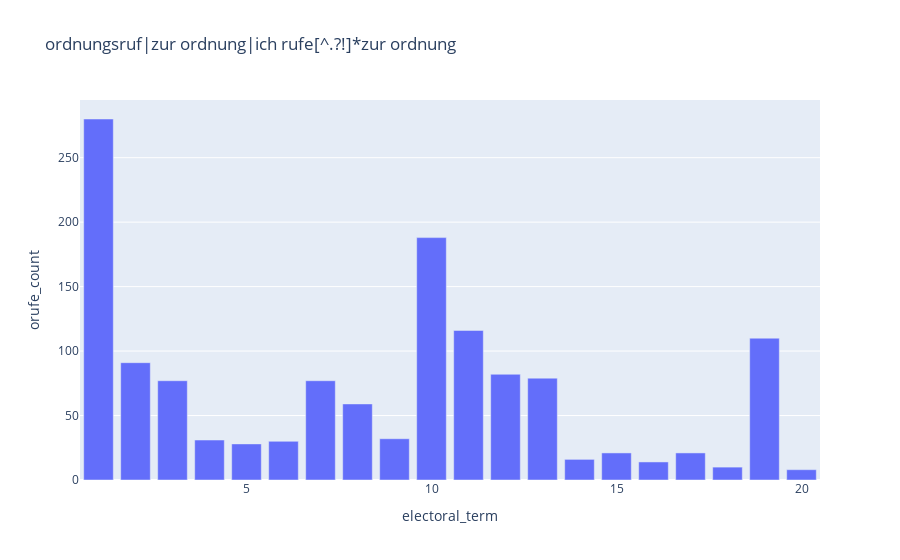

The notebook cell this image was saved under:
### Code cell
display_pattern(pattern)

### Figure 1 — Plotly figure (JSON) as saved in the notebook; plotly's stock layout.template omitted (floating-point values rounded to 4 significant figures)
{"data": [{"alignmentgroup": "True", "hovertemplate": "electoral_term=%{x}<br>orufe_count=%{y}<extra></extra>", "legendgroup": "", "marker": {"color": "#636efa", "pattern": {"shape": ""}}, "name": "", "offsetgroup": "", "orientation": "v", "showlegend": false, "textposition": "auto", "type": "bar", "x": [1, 2, 3, 4, 5, 6, 7, 8, 9, 10, 11, 12, 13, 14, 15, 16, 17, 18, 19, 20], "xaxis": "x", "y": [280, 91, 77, 31, 28, 30, 77, 59, 32, 188, 116, 82, 79, 16, 21, 14, 21, 10, 110, 8], "yaxis": "y"}], "layout": {"barmode": "relative", "legend": {"tracegroupgap": 0}, "title": {"text": "ordnungsruf|zur ordnung|ich rufe[^.?!]*zur ordnung"}, "xaxis": {"anchor": "y", "domain": [0, 1], "title": {"text": "electoral_term"}}, "yaxis": {"anchor": "x", "domain": [0, 1], "title": {"text": "orufe_count"}}}}
